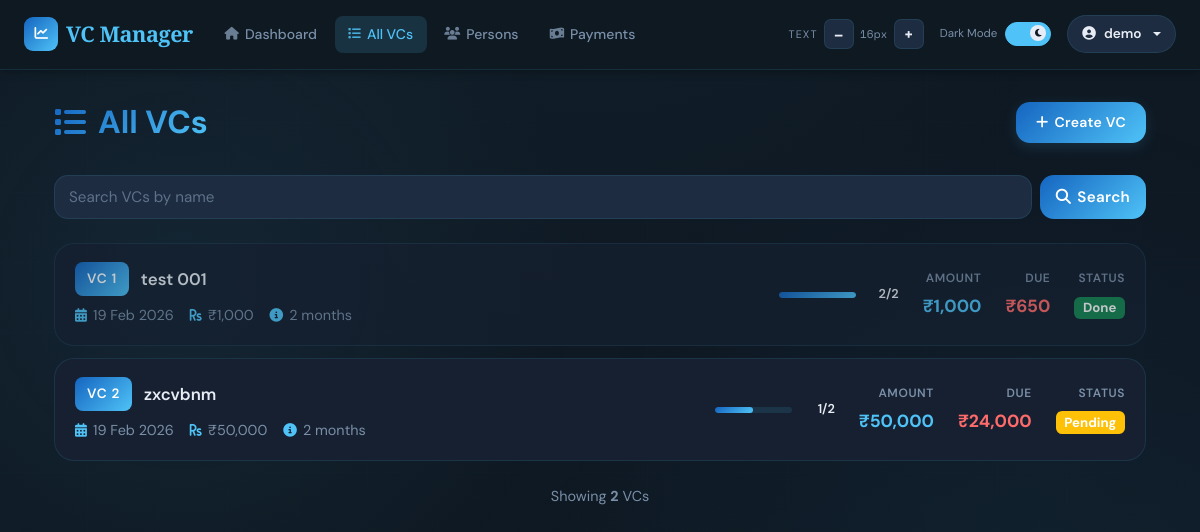
Screenshot of /vc/ (signed in) with the database file from the repository.
### app/models/user.py (models this page shows, shortened)
class User(UserMixin, db.Model):
    __tablename__ = 'users'
    id = db.Column(db.Integer, primary_key=True)
    email = db.Column(db.String(120), unique=True, nullable=False, index=True)
    name = db.Column(db.String(120), nullable=False)
    password_hash = db.Column(db.String(255), nullable=True)  # Nullable for OAuth-only users
    google_id = db.Column(db.String(255), unique=True, nullable=True)  # For OAuth users
    created_at = db.Column(db.DateTime, default=datetime.utcnow)
    last_login = db.Column(db.DateTime, nullable=True)
    vcs = db.relationship('VC', backref='user', lazy=True, cascade='all, delete-orphan')
    persons = db.relationship('Person', backref='user', lazy=True, cascade='all, delete-orphan')

### app/models/vc.py (models this page shows, shortened)
class VC(db.Model):
    __tablename__ = 'vcs'
    id = db.Column(db.Integer, primary_key=True)
    user_id = db.Column(db.Integer, db.ForeignKey('users.id'), nullable=False, index=True)
    vc_number = db.Column(db.Integer, unique=True, nullable=False)
    name = db.Column(db.String(100), nullable=False)
    start_date = db.Column(db.DateTime, nullable=False, default=lambda: datetime.now(timezone.utc))
    amount = db.Column(db.Float, nullable=False)
    tenure = db.Column(db.Integer, nullable=False)
    current_hand = db.Column(db.Integer, default=1)
    narration = db.Column(db.Text)
    status = db.Column(db.Enum(PaymentStatus, native_enum=False), default=PaymentStatus.PENDING)
    min_interest = db.Column(db.Float, nullable=False, default=0.0)
    created_at = db.Column(db.DateTime, default=lambda: datetime.now(timezone.utc))
    updated_at = db.Column(db.DateTime, default=lambda: datetime.now(timezone.utc), onupdate=lambda: datetime.now(timezone.utc))
    hands = db.relationship('VCHand', backref='vc', lazy=True, cascade='all, delete-orphan')
    payments = db.relationship('Payment', backref='vc', lazy=True, cascade='all, delete-orphan')
    ledger_entries = db.relationship('LedgerEntry', backref='vc', lazy=True)
    members = db.relationship('Person', secondary=vc_members, backref='vcs')
    @property
    def total_due_per_vc(self):
        return sum(c.amount for hand in self.hands for c in hand.contributions if not c.paid)
    @property
    def completed_hand_obj(self):
        if self.current_hand <= self.tenure:
            return self.current_hand - 1
        else:
            return self.tenure

### app/models/contribution.py (models this page shows)
class Contribution(db.Model):
    __tablename__ = 'contributions'
    id = db.Column(db.Integer, primary_key=True)
    hand_id = db.Column(db.Integer, db.ForeignKey('vc_hands.id'), nullable=False, index=True)
    person_id = db.Column(db.Integer, db.ForeignKey('persons.id'), nullable=False, index=True)
    amount = db.Column(db.Float, nullable=False)
    date = db.Column(db.DateTime, default=datetime.utcnow)
    paid = db.Column(db.Boolean, default=False)  # True when this contribution/payment has been made
    person = db.relationship('Person', backref='contributions')

### app/routes/vc.py (the view)
@vc_bp.route('/')
@login_required
def vcs_list():
    vcs = VC.query.filter_by(user_id=current_user.id).order_by(VC.vc_number).all()
    total_due = sum(c.amount for vc in vcs for hand in vc.hands for c in hand.contributions if not c.paid)
    total_vcs = len(vcs)
    total_members = sum(len(vc.members) for vc in vcs)
    return render_template('vc/list.html', vcs=vcs, total_due=total_due, total_members=total_members, total_vcs=total_vcs)

### templates/vc/list.html (shortened to what this page needs)
{% extends "base.html" %}
{% block content %}
<div class="container-fluid">
    <div class="page-header">
        <h1 class="page-title">
            <i class="fas fa-list"></i>All VCs
        </h1>
        <button class="btn btn-primary" onclick="location.href='{{ url_for('vc.create_vc') }}'">
            <i class="fas fa-plus"></i>Create VC
        </button>
    </div>
    <div class="control-bar">
        <div class="search-box">
            <input
                id="vc-search-input"
                type="search"
                class="form-control"
                placeholder="Search VCs by name">
            <button id="vc-search-btn" class="btn" type="button">
                <i class="fas fa-search"></i>Search
            </button>
        </div>
    </div>
    <div class="vc-list">
        {% if vcs %}
            {% for vc in vcs %}
            {% set completion_ratio = (vc.completed_hand_obj / vc.tenure) if vc.tenure else 0 %}
            <div class="vc-item {{ 'completed' if completion_ratio == 1 else '' }}"
                onclick="location.href='{{ url_for('vc.view_vc', id=vc.id) }}'">
                <div class="vc-item-main">
                    <div class="vc-item-header">
                        <span class="vc-badge">VC {{ vc.vc_number }}</span>
                        <span class="vc-name">{{ vc.name }}</span>
                    </div>
                    <div class="vc-meta">
                        <div class="vc-meta-item">
                            <i class="fas fa-calendar-alt"></i>
                            <span>{{ vc.start_date.strftime('%d %b %Y') }}</span>
                        </div>
                        <div class="vc-meta-item">
                            <i class="fas fa-rupee-sign"></i>
                            <span>₹{{ "%.0f"|format(vc.amount)|indian_comma }}</span>
                        </div>
                        <div class="vc-meta-item">
                            <i class="fas fa-info-circle"></i>
                            <span>{{ vc.tenure }} months</span>
                        </div>
                    </div>
                </div>
                <div class="vc-item-stats">
                    <div class="vc-progress">
                        <div class="progress-bar-custom">
                            <div class="progress-bar-custom-fill" style="width: {{ (completion_ratio * 100) }}%"></div>
                        </div>
                        <div class="progress-text">{{ vc.completed_hand_obj }}/{{ vc.tenure }}</div>
                    </div>
                    <div class="vc-stat">
                        <div class="vc-stat-label">Amount</div>
                        <div class="vc-stat-value amount">₹{{ "%.0f"|format(vc.amount)|indian_comma }}</div>
                    </div>
                    <div class="vc-stat">
                        <div class="vc-stat-label">Due</div>
                        <div class="vc-stat-value due">₹{{ "%.0f"|format(vc.total_due_per_vc)|indian_comma }}</div>
                    </div>
                    <div class="vc-stat">
                        <div class="vc-stat-label">Status</div>
                        <div class="vc-stat-value">
                            {% if completion_ratio == 1 %}
                                <span class="badge bg-success">Done</span>
                            {% elif vc.total_due_per_vc > 0 %}
                                <span class="badge bg-warning">Pending</span>
                            {% else %}
                                <span class="badge bg-info">Active</span>
                            {% endif %}
                        </div>
                    </div>
                </div>
            </div>
            {% endfor %}
        {% endif %}
    </div>
    {% if vcs %}
    <div style="margin-top: 24px; text-align: center; color: var(--text-muted); font-size: 0.9rem;">
        Showing <strong>{{ vcs|length }}</strong> VC{{ 's' if vcs|length != 1 else '' }}
    </div>
    {% endif %}
</div>
{% endblock %}

### templates/base.html (shortened to what this page needs)
<!DOCTYPE html>
<html lang="en" data-theme="dark">
<head>
    <link href="https://cdnjs.cloudflare.com/ajax/libs/font-awesome/6.5.0/css/all.min.css" rel="stylesheet">
    <link href="https://cdn.jsdelivr.net/npm/bootstrap@5.3.0/dist/css/bootstrap.min.css" rel="stylesheet">
    <link rel="stylesheet" href="https://cdn.jsdelivr.net/npm/swiper@11/swiper-bundle.min.css" />
</head>
<body>
<nav class="navbar navbar-expand-lg" role="navigation" aria-label="Main navigation">
    <div class="container-fluid px-4">
        <a class="navbar-brand" href="{{ url_for('dashboard.index') }}">
            <div class="brand-icon" aria-hidden="true"><i class="fas fa-chart-line"></i></div>
            VC Manager
        </a>
        <div class="collapse navbar-collapse" id="navbarNav">
             {% if current_user.is_authenticated %}
            <ul class="navbar-nav me-auto">
                <li class="nav-item">
                    <a class="nav-link" href="{{ url_for('dashboard.index') }}">
                        <i class="fas fa-home"></i>Dashboard
                    </a>
                </li>
                <li class="nav-item">
                    <a class="nav-link" href="{{ url_for('vc.vcs_list') }}">
                        <i class="fas fa-list"></i>All VCs
                    </a>
                </li>
                <li class="nav-item">
                    <a class="nav-link" href="{{ url_for('person.persons') }}">
                        <i class="fas fa-users"></i>Persons
                    </a>
                </li>
                <li class="nav-item">
                    <a class="nav-link" href="{{ url_for('payment.record_payment') }}">
                        <i class="fas fa-money-bill-wave"></i>Payments
                    </a>
                </li>
            </ul>
            {%endif %}
            <div class="d-flex align-items-center ms-auto gap-2 mt-2 mt-lg-0">
                <div class="d-flex align-items-center gap-1" role="toolbar" aria-label="Font size">
                    <span class="a11y-label d-none d-xl-inline">Text</span>
                    <button class="fs-btn" id="fsDecrease" aria-label="Decrease font size" title="Smaller text">–</button>
                    <span class="fs-display" id="fsDisplay" aria-live="polite">16px</span>
                    <button class="fs-btn" id="fsIncrease" aria-label="Increase font size" title="Larger text">+</button>
                </div>
                <div class="d-flex align-items-center gap-2" aria-label="Theme">
                    <span class="toggle-label-text d-none d-xl-inline" id="themeLabel">Dark</span>
                    <label class="toggle-switch" aria-label="Toggle light/dark mode">
                        <div class="toggle-track"></div>
                        <div class="toggle-thumb">
                            <i class="fas fa-moon" id="toggleIcon"></i>
                        </div>
                    </label>
                </div>
                {% if current_user.is_authenticated %}
                <div class="dropdown">
                    <button class="user-btn dropdown-toggle" type="button"
                            data-bs-toggle="dropdown" aria-expanded="false">
                        <i class="fas fa-user-circle"></i>
                        <span class="d-none d-sm-inline">{{ current_user.name }}</span>
                    </button>
                </div>
                {% endif %}
            </div>
        </div>
    </div>
</nav>
<main class="main-content" role="main">
    <div class="container">
        <div class="fade-in">
            {% block content %}{% endblock %}
        </div>
    </div>
</main>
</body>
</html>

### templates/vc/list.html (style rules this page uses)
html { font-size: var(--fs-base); }
body { font-size: var(--fs-base); }
.page-header { display: flex; justify-content: space-between; align-items: center; gap: 12px; margin-bottom: 32px; flex-wrap: nowrap; }
.page-title { font-size: 2rem; font-weight: 700; background: var(--grad-header); -webkit-background-clip: text; -webkit-text-fill-color: transparent; margin: 0; display: flex; align-items: center; gap: 12px; white-space: nowrap; flex-shrink: 0; }
.page-title i { color: var(--accent); flex-shrink: 0; }
.control-bar { display: flex; gap: 12px; flex-wrap: wrap; margin-bottom: 24px; align-items: center; }
.search-box { display: flex; gap: 8px; flex: 1; min-width: 240px; }
.search-box .form-control { background: var(--surface2); color: var(--text); border: 1.5px solid var(--border); border-radius: var(--radius-md); padding: 10px 14px; font-size: 0.95rem; flex: 1; }
.search-box .form-control::placeholder { color: var(--text-muted); }
.search-box .btn { background: var(--grad-header); color: #fff; border: none; padding: 10px 16px; border-radius: var(--radius-md); cursor: pointer; transition: all 0.28s cubic-bezier(.4,0,.2,1); font-weight: 600; display: flex; align-items: center; justify-content: center; gap: 6px; font-size: 0.95rem; }
.vc-list { display: flex; flex-direction: column; gap: 12px; }
.vc-item { background: var(--surface); border: 1.5px solid var(--border); border-radius: var(--radius-lg); padding: 18px 20px; transition: all 0.28s cubic-bezier(.4,0,.2,1); cursor: pointer; display: flex; align-items: center; justify-content: space-between; gap: 20px; }
.vc-item.completed { opacity: 0.75; border-color: var(--border); }
.vc-item-main { flex: 1; min-width: 0; }
.vc-item-header { display: flex; align-items: center; gap: 12px; margin-bottom: 8px; }
.vc-badge { background: var(--grad-header); color: #fff; padding: 6px 12px; border-radius: var(--radius-sm); font-weight: 600; font-size: 0.85rem; text-transform: uppercase; letter-spacing: 0.05em; min-width: 50px; text-align: center; }
.vc-name { font-size: 1.05rem; font-weight: 600; color: var(--text); }
.vc-meta { display: flex; gap: 16px; margin-top: 8px; flex-wrap: wrap; font-size: 0.9rem; color: var(--text-muted); }
.vc-meta-item { display: flex; align-items: center; gap: 6px; }
.vc-meta-item i { color: var(--accent); font-size: 0.85rem; }
.vc-item-stats { display: flex; gap: 24px; align-items: center; min-width: fit-content; }
.vc-stat { text-align: right; }
.vc-stat-label { font-size: 0.75rem; font-weight: 600; color: var(--text-muted); text-transform: uppercase; letter-spacing: 0.05em; margin-bottom: 4px; }
.vc-stat-value { font-size: 1.1rem; font-weight: 700; color: var(--text); }
.vc-stat-value.amount { color: var(--accent); }
.vc-stat-value.due { color: var(--danger); }
.vc-progress { display: flex; align-items: center; gap: 8px; min-width: 120px; }
.progress-bar-custom { flex: 1; height: 6px; background: var(--border); border-radius: 3px; overflow: hidden; }
.progress-bar-custom-fill { height: 100%; background: var(--grad-header); transition: width 0.3s ease; border-radius: 3px; }
.progress-text { font-size: 0.8rem; font-weight: 600; color: var(--text); min-width: 35px; text-align: right; }

### rows the page displays
User: name "demo"
VC: vc_number "1", name "test 001", start_date "19 Feb 2026", amount "1,000", tenure "2", {{ (completion_ratio * 100) }} 100.0 (drawn), completed_hand_obj "2", shows "Done"
Contribution: paid.paid "650"
VC: vc_number "2", name "zxcvbnm", start_date "19 Feb 2026", amount "50,000", tenure "2", {{ (completion_ratio * 100) }} 50.0 (drawn), completed_hand_obj "1", shows "Pending"
Contribution: paid.amount "24,000"

### other values shown
{{ vcs|length }} "2"
{{ 's' if vcs|length != 1 else '' }} "s"
